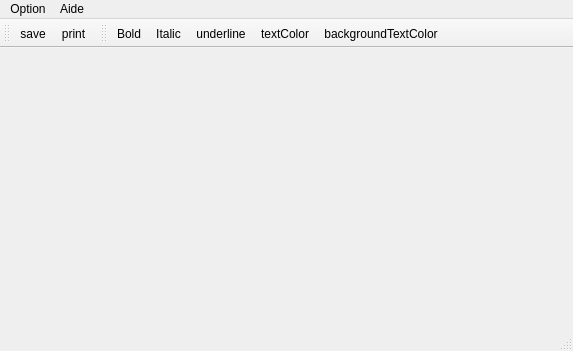
<?xml version="1.0" encoding="UTF-8"?>
<ui version="4.0">
 <class>MainWindow</class>
 <widget class="QMainWindow" name="MainWindow">
  <property name="geometry">
   <rect>
    <x>0</x>
    <y>0</y>
    <width>573</width>
    <height>351</height>
   </rect>
  </property>
  <property name="windowTitle">
   <string>checkECN</string>
  </property>
  <property name="windowIcon">
   <iconset resource="gfx.qrc">
    <normaloff>:/checkecn.png</normaloff>:/checkecn.png</iconset>
  </property>
  <widget class="QWidget" name="centralWidget">
   <layout class="QVBoxLayout" name="verticalLayout"/>
  </widget>
  <widget class="QStatusBar" name="statusBar"/>
  <widget class="QMenuBar" name="menuBar">
   <property name="geometry">
    <rect>
     <x>0</x>
     <y>0</y>
     <width>573</width>
     <height>18</height>
    </rect>
   </property>
   <widget class="QMenu" name="menuAbout">
    <property name="title">
     <string>Aide</string>
    </property>
    <addaction name="separator"/>
    <addaction name="actionAbout_Qt"/>
    <addaction name="actionAbout_checkECN"/>
   </widget>
   <widget class="QMenu" name="menuOption">
    <property name="title">
     <string>Option</string>
    </property>
    <addaction name="actionRemise_zero"/>
   </widget>
   <addaction name="menuOption"/>
   <addaction name="menuAbout"/>
  </widget>
  <widget class="QToolBar" name="toolBar">
   <property name="windowTitle">
    <string>toolBar</string>
   </property>
   <attribute name="toolBarArea">
    <enum>TopToolBarArea</enum>
   </attribute>
   <attribute name="toolBarBreak">
    <bool>false</bool>
   </attribute>
   <addaction name="actionSave"/>
   <addaction name="actionPrint"/>
  </widget>
  <widget class="QToolBar" name="toolBar_2">
   <property name="windowTitle">
    <string>toolBar_2</string>
   </property>
   <attribute name="toolBarArea">
    <enum>TopToolBarArea</enum>
   </attribute>
   <attribute name="toolBarBreak">
    <bool>false</bool>
   </attribute>
   <addaction name="actionBold"/>
   <addaction name="actionItalic"/>
   <addaction name="actionUnderline"/>
   <addaction name="actionTextColor"/>
   <addaction name="actionBackgroundTextColor"/>
  </widget>
  <action name="actionAbout_Qt">
   <property name="text">
    <string>A propos de Qt</string>
   </property>
  </action>
  <action name="actionAbout_checkECN">
   <property name="text">
    <string>A propos de CheckECN</string>
   </property>
  </action>
  <action name="actionRemise_zero">
   <property name="text">
    <string>Remise à zero</string>
   </property>
  </action>
  <action name="actionBold">
   <property name="checkable">
    <bool>true</bool>
   </property>
   <property name="text">
    <string>Bold</string>
   </property>
  </action>
  <action name="actionItalic">
   <property name="text">
    <string>Italic</string>
   </property>
  </action>
  <action name="actionUnderline">
   <property name="text">
    <string>underline</string>
   </property>
  </action>
  <action name="actionSave">
   <property name="text">
    <string>save</string>
   </property>
  </action>
  <action name="actionTextColor">
   <property name="text">
    <string>textColor</string>
   </property>
  </action>
  <action name="actionBackgroundTextColor">
   <property name="text">
    <string>backgroundTextColor</string>
   </property>
  </action>
  <action name="actionPrint">
   <property name="text">
    <string>print</string>
   </property>
  </action>
 </widget>
 <layoutdefault spacing="6" margin="11"/>
 <resources>
  <include location="gfx.qrc"/>
 </resources>
 <connections/>
</ui>
